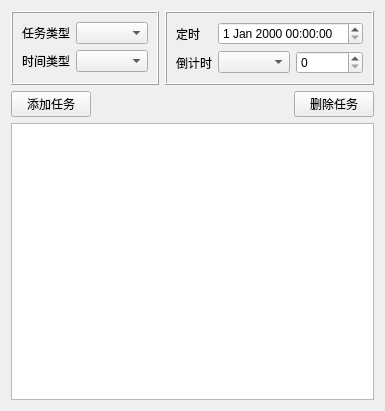
<?xml version="1.0" encoding="UTF-8"?>
<ui version="4.0">
 <class>OptionWidget</class>
 <widget class="QWidget" name="OptionWidget">
  <property name="geometry">
   <rect>
    <x>0</x>
    <y>0</y>
    <width>363</width>
    <height>411</height>
   </rect>
  </property>
  <property name="sizePolicy">
   <sizepolicy hsizetype="Minimum" vsizetype="Preferred">
    <horstretch>0</horstretch>
    <verstretch>0</verstretch>
   </sizepolicy>
  </property>
  <property name="windowTitle">
   <string>OptionWidget</string>
  </property>
  <layout class="QVBoxLayout" name="verticalLayout_2">
   <item>
    <layout class="QHBoxLayout" name="horizontalLayout_3">
     <item>
      <widget class="QFrame" name="frame_2">
       <property name="sizePolicy">
        <sizepolicy hsizetype="Minimum" vsizetype="Preferred">
         <horstretch>0</horstretch>
         <verstretch>0</verstretch>
        </sizepolicy>
       </property>
       <property name="frameShape">
        <enum>QFrame::Box</enum>
       </property>
       <property name="frameShadow">
        <enum>QFrame::Raised</enum>
       </property>
       <layout class="QFormLayout" name="formLayout">
        <item row="0" column="0">
         <widget class="QLabel" name="label">
          <property name="text">
           <string>任务类型</string>
          </property>
         </widget>
        </item>
        <item row="0" column="1">
         <widget class="QComboBox" name="operationTypes">
          <property name="sizePolicy">
           <sizepolicy hsizetype="Minimum" vsizetype="Fixed">
            <horstretch>0</horstretch>
            <verstretch>0</verstretch>
           </sizepolicy>
          </property>
         </widget>
        </item>
        <item row="1" column="0">
         <widget class="QLabel" name="label_3">
          <property name="text">
           <string>时间类型</string>
          </property>
         </widget>
        </item>
        <item row="1" column="1">
         <widget class="QComboBox" name="timeTypes">
          <property name="sizePolicy">
           <sizepolicy hsizetype="Minimum" vsizetype="Fixed">
            <horstretch>0</horstretch>
            <verstretch>0</verstretch>
           </sizepolicy>
          </property>
         </widget>
        </item>
       </layout>
      </widget>
     </item>
     <item>
      <widget class="QFrame" name="frame">
       <property name="sizePolicy">
        <sizepolicy hsizetype="Minimum" vsizetype="Preferred">
         <horstretch>0</horstretch>
         <verstretch>0</verstretch>
        </sizepolicy>
       </property>
       <property name="frameShape">
        <enum>QFrame::Box</enum>
       </property>
       <property name="frameShadow">
        <enum>QFrame::Raised</enum>
       </property>
       <layout class="QFormLayout" name="formLayout_2">
        <item row="0" column="0">
         <widget class="QLabel" name="label_4">
          <property name="text">
           <string>定时</string>
          </property>
         </widget>
        </item>
        <item row="0" column="1">
         <widget class="QDateTimeEdit" name="dateTimeEdit"/>
        </item>
        <item row="1" column="0">
         <widget class="QLabel" name="label_5">
          <property name="text">
           <string>倒计时</string>
          </property>
         </widget>
        </item>
        <item row="1" column="1">
         <layout class="QHBoxLayout" name="horizontalLayout">
          <item>
           <widget class="QComboBox" name="countdownTimeUnitTypes">
            <property name="sizePolicy">
             <sizepolicy hsizetype="Minimum" vsizetype="Fixed">
              <horstretch>0</horstretch>
              <verstretch>0</verstretch>
             </sizepolicy>
            </property>
           </widget>
          </item>
          <item>
           <widget class="QSpinBox" name="countdownTime"/>
          </item>
         </layout>
        </item>
       </layout>
      </widget>
     </item>
    </layout>
   </item>
   <item>
    <layout class="QHBoxLayout" name="horizontalLayout_4">
     <item>
      <widget class="QPushButton" name="btnAddTask">
       <property name="text">
        <string>添加任务</string>
       </property>
      </widget>
     </item>
     <item>
      <spacer name="horizontalSpacer">
       <property name="orientation">
        <enum>Qt::Horizontal</enum>
       </property>
       <property name="sizeType">
        <enum>QSizePolicy::Expanding</enum>
       </property>
       <property name="sizeHint" stdset="0">
        <size>
         <width>40</width>
         <height>20</height>
        </size>
       </property>
      </spacer>
     </item>
     <item>
      <widget class="QPushButton" name="btnDeleteTask">
       <property name="text">
        <string>删除任务</string>
       </property>
      </widget>
     </item>
    </layout>
   </item>
   <item>
    <widget class="QTableView" name="planTableView">
     <property name="sizePolicy">
      <sizepolicy hsizetype="Minimum" vsizetype="Expanding">
       <horstretch>0</horstretch>
       <verstretch>0</verstretch>
      </sizepolicy>
     </property>
    </widget>
   </item>
  </layout>
 </widget>
 <resources/>
 <connections/>
</ui>
